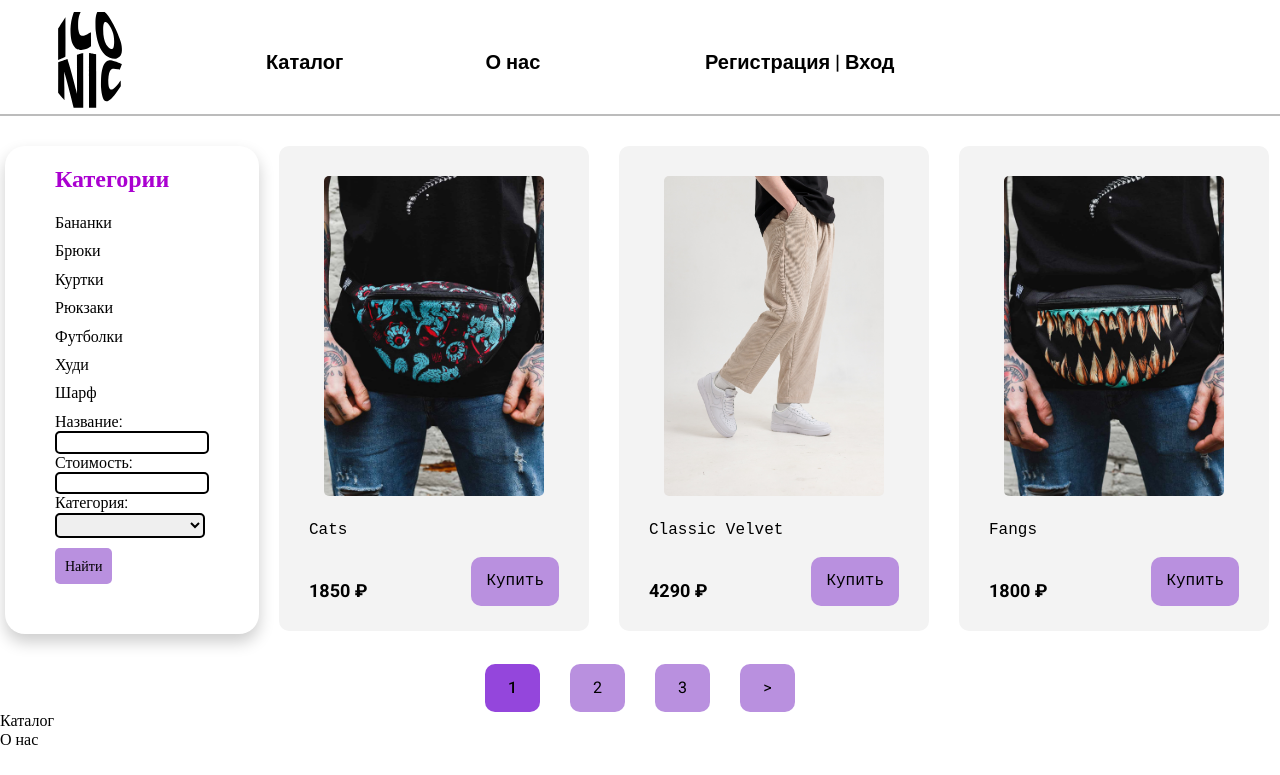
The page / on the database its author committed.
### products/models.py (models this page shows, shortened)
class ProductCategory(models.Model):
    name = models.CharField(max_length=128, unique=True, verbose_name="Название", db_index=True)
    description = models.CharField(blank=True, null=True, verbose_name="Описание", max_length=64)
    slug = models.SlugField(max_length=255, unique=True, db_index=True, verbose_name="URL")
    def get_absolute_url(self):
        return reverse('category', kwargs={'cat_slug': self.slug})
    def __str__(self) -> str:
        return self.name
    class Meta:
        verbose_name = "Категория"
        verbose_name_plural = "Категории"
        ordering = ['id', ]

class Product(models.Model):
    name = models.CharField(max_length=256, verbose_name="Товар")
    description = models.TextField(blank=True, verbose_name="Описание")
    short_description = models.CharField(max_length=64, verbose_name="Краткое описание")
    price = models.DecimalField(decimal_places=2, max_digits=8, verbose_name="Цена")
    image = models.ImageField(upload_to=user_directory_path, verbose_name="Изображение", blank=True)
    category = models.ForeignKey(to=ProductCategory, verbose_name=("Категория"), on_delete=models.CASCADE)
    quantity = models.PositiveIntegerField(verbose_name="Количество", default=1)
    is_available = models.BooleanField(verbose_name="В наличии", default=True)
    user = models.ForeignKey(User, verbose_name='Пользователь', on_delete=models.CASCADE)
    slug = models.SlugField(max_length=255, unique=True, db_index=True, verbose_name="URL")
    def get_absolute_url(self):
        return reverse('item', kwargs={'item_slug': self.slug})
    class Meta:
        verbose_name = "Товар"
        verbose_name_plural = "Товары"
        ordering = ['name', 'category']

### products/views.py (the view)
# urls.py: path('', CatalogHome.as_view(), name='home'),
class CatalogHome(DataMixin, ListView):
    model = Product
    template_name = 'products/index.html'
    context_object_name = 'products'
    def get_context_data(self,*, object_list=None, **kwargs):
        context = super().get_context_data(**kwargs)
        c_def = self.get_user_context(title="Каталог", form=FilterProductForm(self.request.GET), cat_shearch=1)
        return dict(list(context.items()) + list(c_def.items()))
    def get_queryset(self) -> QuerySet[Any]: #  Какие записи должны быть на странице отображены
        queryset = super().get_queryset()
        st_filter = ProductFilter(self.request.GET, queryset)
        return st_filter.qs

### products/forms.py
class FilterProductForm(forms.Form):
    name = forms.CharField(label='Название', max_length=50, required=False, widget=forms.TextInput(attrs={'class': 'form__input-filter'}))
    price = forms.DecimalField(label='Стоимость', required=False,
                               widget=forms.NumberInput(attrs={"class":"form__input-filter", 'size': '100', 'step':0.01}))
    category = forms.ModelChoiceField(label='Категория', queryset= ProductCategory.objects.all(),
                                      empty_label='', required=False, widget=forms.Select(attrs={'class': 'form__input-filter'}))

### products/templatetags/products_tags.py (called while the page is built)
@register.inclusion_tag('products/tags/list_categories.html')
def show_categories(sort=None, cat_selected=0, form=None, cat_shearch=0):
    if not sort:
        cats = ProductCategory.objects.annotate(Count('product'))
    else:
        cats = ProductCategory.objects.annotate(Count('product')).order_by(sort)
    return {"cats": cats, "cat_selected": cat_selected, "form": form, 'cat_shearch': cat_shearch}

### products/utils.py (called while the page is built)
    def get_user_context(self, **kwargs):
        context = kwargs
        user_menu = menu.copy()
        if not self.request.user.is_authenticated:
            user_menu.pop(1)
        context['menu'] = user_menu
        if 'cat_shearch' not in context:
            context['cat_shearch'] = 0
        if 'category_selected' not in context:
            context['category_selected'] = 0
        return context

### products/templates/products/index.html
{% extends "products/base.html" %}
{% load products_tags %}
{% block content %}
<div class="page container-page">
    <section class="page__category">
        {% show_categories 'name' category_selected form cat_shearch %}
    </section>
    <section class="page__catalog">
        <ul class="page__catalog-list">
            {% for p in products %}
            <li class="page__catalog-list-card">
                {% if p.image %}
                    <a href="{{ p.get_absolute_url }}" class="page__catalog-list-card-link">
                        <img alt="Товар" class="page__catalog-list-card-link-img" src="{{p.image.url}}"></img>
                    </a>
                {% endif %}
                <p class="page__catalog-list-card-text">{{p.name}}</p>
                <p class="page__catalog-list-card-price">{{p.price|floatformat}} ₽</p>
                <a href="{{ p.get_absolute_url }}" class="page__catalog-list-card-btn">Купить</a>
            </li>
            {% endfor %}
        </ul>
    </section>
</div>
{% endblock content%}

### products/templates/products/base.html (shortened to what this page needs)
{% load static %}
{% load products_tags %}
{% load spurl %}
<!DOCTYPE HTML>
<html>
<head>
    <link type="text/css" href="{% static 'products/css/styles.css' %}" rel="stylesheet" />
    <link type="text/css" href="{% static 'products/css/item.css' %}" rel="stylesheet" />
    <link type="text/css" href="{% static 'products/css/forms.css' %}" rel="stylesheet" />
</head>
<body class="body">
    <header class="header container">
        {% block navmenu %}
        <a href="{% url 'home' %}" class="header__logo-link">
            <img src="/static/products/images/main.svg" class="header__logo-link-img">
        </a>
        <ul class="header__navlist">
            {% for m in menu %}
                    <li class="header__navlist-item">
                        <a href="{% url m.url_name %}" class="header__navlist-item-link">{{m.title}}</a>
                    </li>
            {% endfor %}
            {% if request.user.is_authenticated %}
                <li class="header__navlist-item last">{{user.username}} | <a href="{% url 'logout' %}"> Выйти </a></li>
            {% else %}
                <li class="header__navlist-item last">
                    <a href="{% url 'register' %}" class="header__navlist-item-link">Регистрация</a> | <a href="{% url 'login' %}" class="header__navlist-item-link">Вход</a>
                </li>
            {% endif %}
        </ul>
        {% endblock navmenu %}
    </header>
    <main class="main">
        <p class="trans">
        {% block content %}
        {% endblock content %}
        {% if page_obj.has_other_pages %}
            <ul class="list-pages">
                {% for p in paginator.page_range %}
                    {% if page_obj.number == p %}
                        <li class="page-num-selected">{{ p }}</li>
                    {% elif p >= page_obj.number|add:-2 and p <= page_obj.number|add:2 %}
                        <li>
                            <a href="{% spurl query=request.GET set_query='page={{ p }}'%}" class="page-num">{{ p }}</a>
                        </li>
                    {% endif %}
                {% endfor %}
                {% if page_obj.has_next %}
                    <a href="?page={{ page_obj.next_page_number }}" class="page-num">&gt;</a>
                {% endif %}
            </ul>
        {% endif %}
    </main>
    <footer class="footer">
        {% block footer %}
        <ul class="body__footer">
            {% for m in menu %}
            <li class="body__footer-item">
                {{m.title}}
            </li>
            {% endfor %}
        </ul>
        {% endblock footer %}
    </footer>
</body>
</html>

### products/templates/products/tags/list_categories.html (shortened to what this page needs)
<ul class="page__category-list">
    {% if cat_selected == 0  %}
        <p class="page__category-list-title selected">Категории</p>
    {% else %}
        <p class="page__category-list-title"><a href="{% url 'home' %}">Категории</a></p>
    {% endif %}
    {% for cat in cats %}
        {% if cat.product__count > 0 %}
            {% if cat_selected == cat.pk  %}
                <li class="page__category-list-item selected">{{cat}}</li>
            {% else %}
                <li class="page__category-list-item">
                    <a href="{{ cat.get_absolute_url}}">{{cat}}</a>
                </li>
            {% endif %}
        {% endif %}
    {% endfor %}
    {% if cat_shearch == 1 %}
        <form method="get" action="{% url 'home' %}">
            <div class="grid-form">
                {% for f in form %}
                    <label class="form_label" for="{{ f.id_for_label }}">
                        {{f.label}}:
                    </label>
                    {{f}}
                {% endfor %}
                </div>
            <button class="filter-btn-submit" type="submit" class="btm_submit"> Найти </button>
        </form>
    {% endif %}
</ul>

### products/static/products/css/styles.css (style rules this page uses)
ul { list-style-type: none; list-style: none; }
a { text-decoration: none; color:black; }
.container { width: 1170px; margin: 0 auto; }
.container-page { width: 1270px; margin: 0 auto; }
.header { margin-top: 10px; display: grid; grid-template: 1fr / 100px 1fr; }
.trans { border: 1px solid; color: rgb(188, 188, 188); margin-bottom: 30px; }
.header__navlist { display: grid; grid-template: 1fr / repeat(4, 1fr); justify-items: center; align-items: center; gap: 30px; margin: 0 auto; }
.header__navlist-item { justify-items: center; font-family: 'Roboto', sans-serif; font-weight: 700; justify-self: start; font-size: 20px; }
.header__logo-link-img { width: 70px; height: 100px; }
.page { display: grid; grid-template: 1fr /1fr 4fr }
.page__category { display: flex; justify-content: start; flex-direction: column; gap: 10px; margin-right: 20px; }
.page__category-list { justify-self: start; box-shadow: 10px 50px 80px 10px rgba(0, 0, 0, 0.2); background-color:rgb(255, 255, 255); border-radius: 20px; padding: 20px 50px 50px 50px; height: fit-content; box-shadow: 0 8px 16px rgba(0, 0, 0, 0.2); }
.selected { color:rgb(170, 0, 208); }
.page__category-list-item { margin-bottom: 10px; }
.page__catalog-list { display: flex; gap: 30px; flex-wrap: wrap; }
.page__catalog-list-card { padding: 30px 30px 30px 30px; background-color: rgb(243, 243, 243); border-radius: 10px; display: grid; grid-template: 300px 45px 40px 40px/1fr 1fr; width: 250px; font-family: 'Courier New', Courier, monospace; }
.page__catalog-list-card-link { grid-row-start: span 2; }
.page__catalog-list-card-text { grid-column-start: span 2; margin-bottom: 10px; }
.page__catalog-list-card-price { align-self: end; font-family: "Roboto"; font-weight: 700; font-size: 18px; }
.page__catalog-list-card-btn { justify-self: end; align-self: center; background-color: rgb(185, 144, 223); width: fit-content; border-radius: 10px; padding: 15px 15px 15px 15px; }
.page__category-list-title { font-family: 'Roboto'; font-weight: 900; font-size: 24px; margin-bottom: 20px; }
.page__category-list { font-family: 'Roboto'; font-weight: 400; font-size: 16px; }
.page__catalog-list-card-link-img { width: 220px; height: 320px; border-radius: 5px; object-fit:cover; }
.page__catalog-list-card-link { grid-column-start: span 2; justify-self: center; }
.list-pages { display: flex; flex-direction: row; justify-content: center; gap: 30px }
.page-num { font-family: 'Roboto'; font-weight: 400; font-size: 16px; margin-top: 30px; display: flex; justify-content: center; background-color: rgb(185, 144, 223); min-width: 25px; border-radius: 10px; padding: 15px 15px 15px 15px; }
.page-num-selected { font-family: 'Roboto'; font-weight: 500; font-size: 16px; margin-top: 30px; display: flex; justify-content: center; background-color: rgb(148, 70, 220); min-width: 25px; border-radius: 10px; padding: 15px 15px 15px 15px; }
.last { justify-self: end; }

### products/static/products/css/forms.css (style rules this page uses)
.form_label { display: block; }
.form__input-filter { width: 150px; border: 2px solid; border-radius: 5px; }
.filter-btn-submit { margin-top: 10px; font-family: 'Roboto'; font-weight: 400; font-size: 14px; background-color: rgb(185, 144, 223); width: fit-content; border-radius: 5px; padding: 10px; }

### rows shown on the page
ProductCategory: name "Бананки"
ProductCategory: name "Брюки"
ProductCategory: name "Куртки"
ProductCategory: name "Рюкзаки"
ProductCategory: name "Футболки"
ProductCategory: name "Худи"
ProductCategory: name "Шарф"
Product: image (picture), name "Cats", price "1850"
Product: image (picture), name "Classic Velvet", price "4290"
Product: image (picture), name "Fangs", price "1800"

### other values the page prints
{{ m.title }} "Каталог" "О нас"
{{ f.label }} "Название" "Стоимость" "Категория"
{{ p }} "1"
{{ p }} "2" "3"
